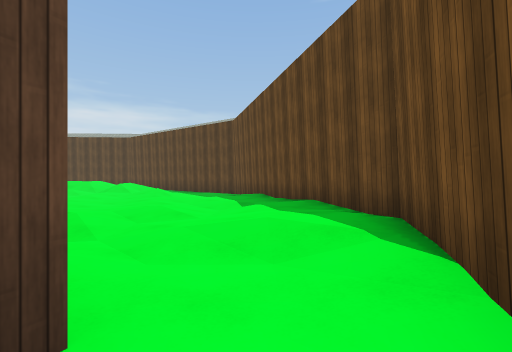
view 1 (above)

18 first-person views from a walk through a scene from a Unity 3-D project. The camera is 1.2 m above the floor, looks level and sees 90° across. The floor is counted in squares, 2 m on a side. Each view is taken from the middle of a square. On the plan, view 1 faces up. The plan holds only what a view shows up to about 9 squares ahead; the rest is blank. The place goes on beyond the plan. The player character is not drawn. Surface patterns are stand-ins for the level's own textures.

view 2
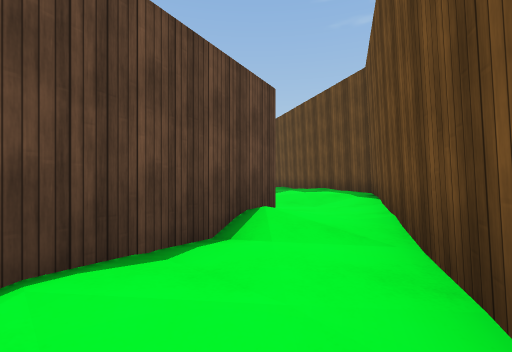

view 3
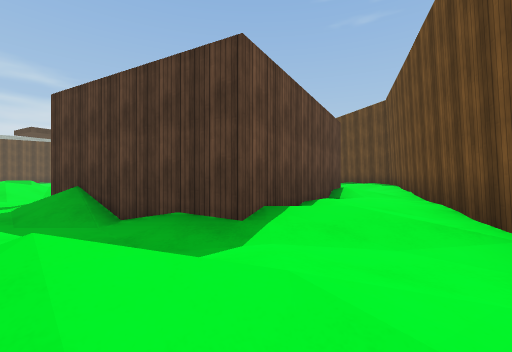

view 4
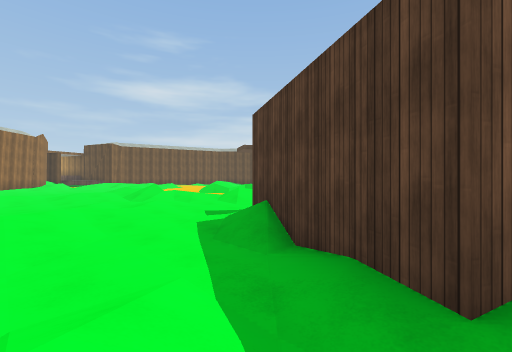

view 5
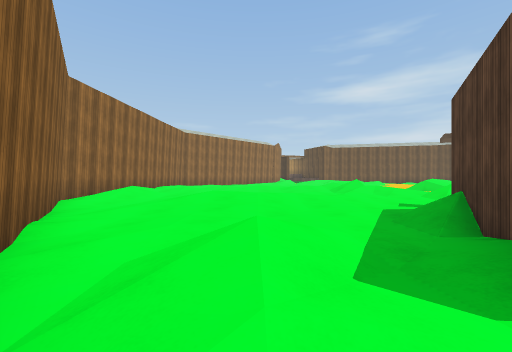

view 6
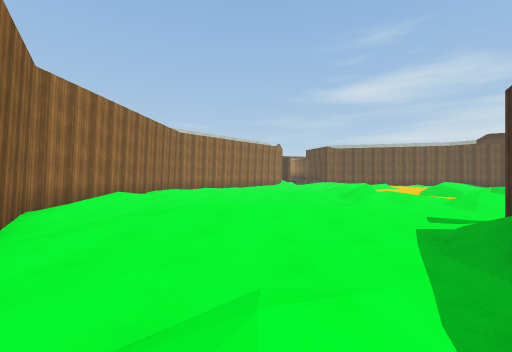

view 7
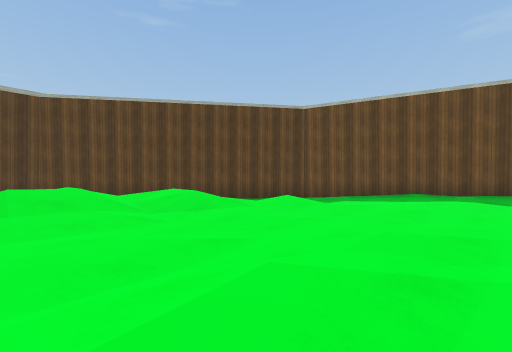

view 8
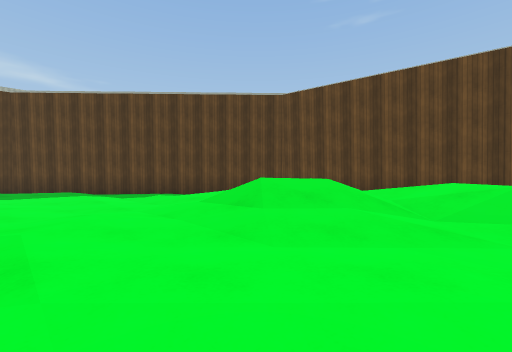

view 9
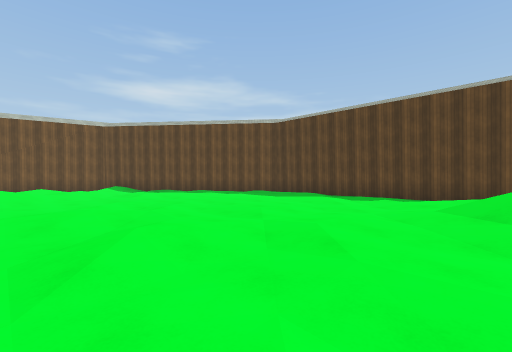

view 10
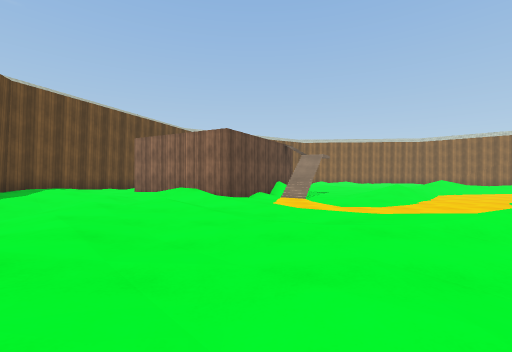

view 11
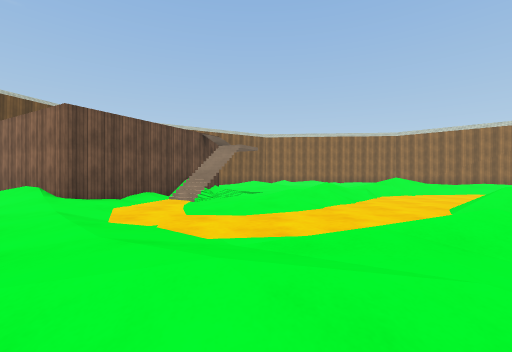

view 12
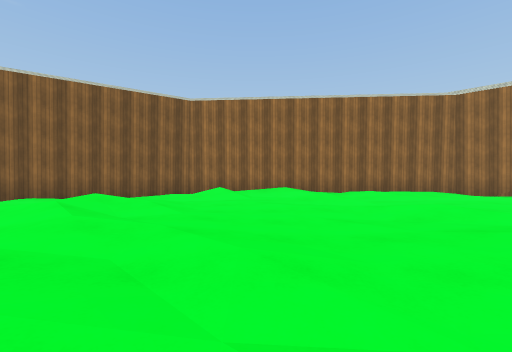

view 13
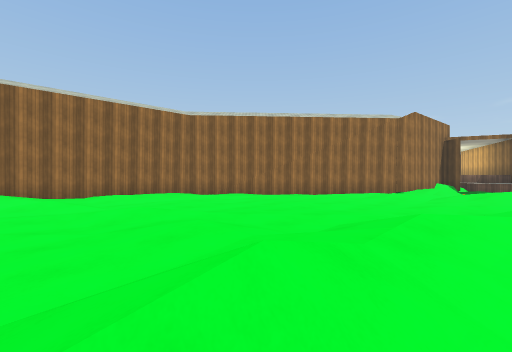

view 14
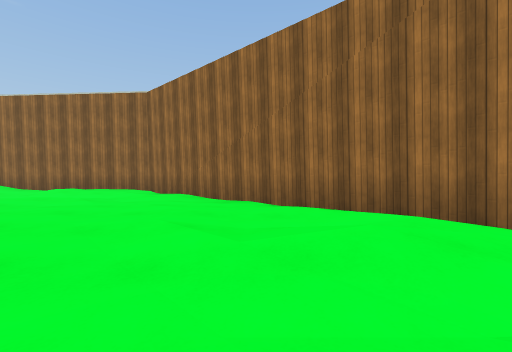

view 15
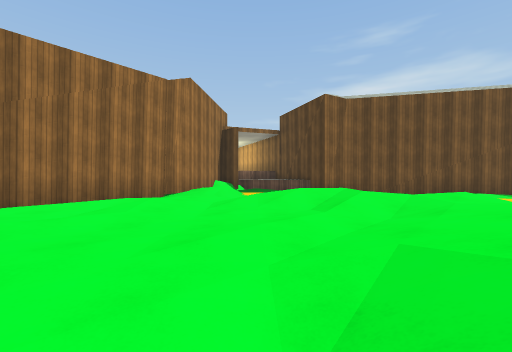

view 16
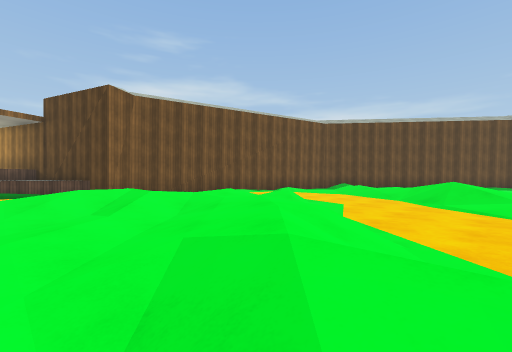

view 17
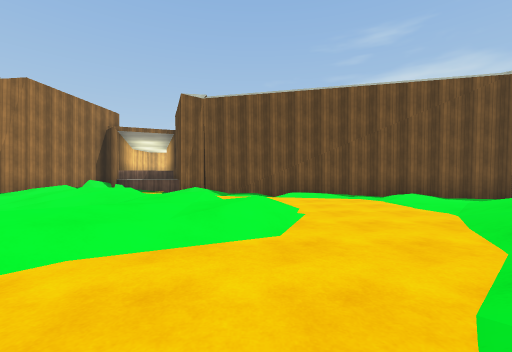

view 18
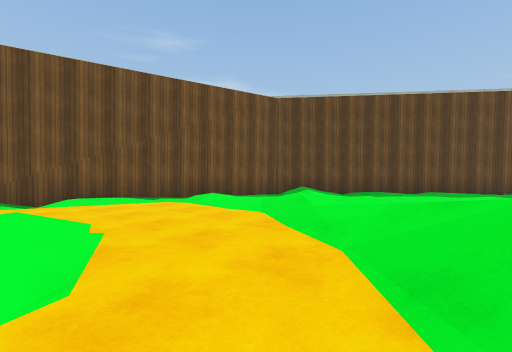

### Floor plan
Key: @ floor where view 1 was taken; # wall or solid block; . main floor; : floor 0.25 m higher than the main floor; - floor 0.25 m lower than the main floor; + floor 0.5 m higher than the main floor; _ floor 0.5 m lower than the main floor; * floor 0.75 m higher than the main floor; % floor 1 m higher than the main floor; / step, stairs or slope; = window, fence, low wall or low ledge; ^ raised ledge.
Columns run from 29 left of view 1 to 2 right of it. Each row starts with its distance up from view 1.
 17            ###########
 16           ##...--.-   ##
 15          ##. -....     ##
 14         ##.-  -..-.:     ##
 13       ###.-- ...-... %+
 12      ##--...-....-.:/%:*
 11      #/.-..--.-...../:.//.
 10     ##-..--....--......:.+ -.#
  9     #---.:-.-.-...-...-....-.##
  8     #...:::.--.:.:-.--....:..:#
  7     #--.-/+*/..:..-.:+::.-...:#
  6    ##/----//+      ///......-.#
  5    #./-----/:      .---....:.:##
  4    #_---//---    /------.-:..:+#
  3    #/- /://--    /--/.--.:/.:++#
  2   ##   ::::/-   ---/:.--.##:..+#
  1  ##/  /+..://  ---//.-  #####.##
  0  #=   /..-./:/.///:.-- ##  #/@#
 -1 ^==-= :.-.-_./:+//...-.## ##::#
 -2     =..-----...:.-.:.-./###::##
 -3    ##..:.-.-...:.-.....--##:.#
 -4     ##.--........-..:....-...#
 -5      ##........:.....::../:.
 -6       ##....-..-....:+:...-
 -7        ##-.-...--....::..#
 -8         ###.----:...--..##
 -9           ##..:..-./..###
-10            ############

Positions as (right, up) in squares from view 1, and headings:
1: (0, 0), facing up
2: (-1, -3), facing up
3: (-3, -6), facing up
4: (-3, -5), facing up-left
5: (-2, -5), facing left
6: (-3, -5), facing left
7: (-9, 6), facing up-right
8: (-9, 8), facing up
9: (-9, 7), facing up-left
10: (-5, 10), facing down
11: (-8, 8), facing down
12: (-11, -1), facing down
13: (-12, 0), facing down-left
14: (-21, -1), facing down
15: (-17, -1), facing left
16: (-17, -1), facing up-left
17: (-17, 4), facing left
18: (-18, 4), facing up-left
